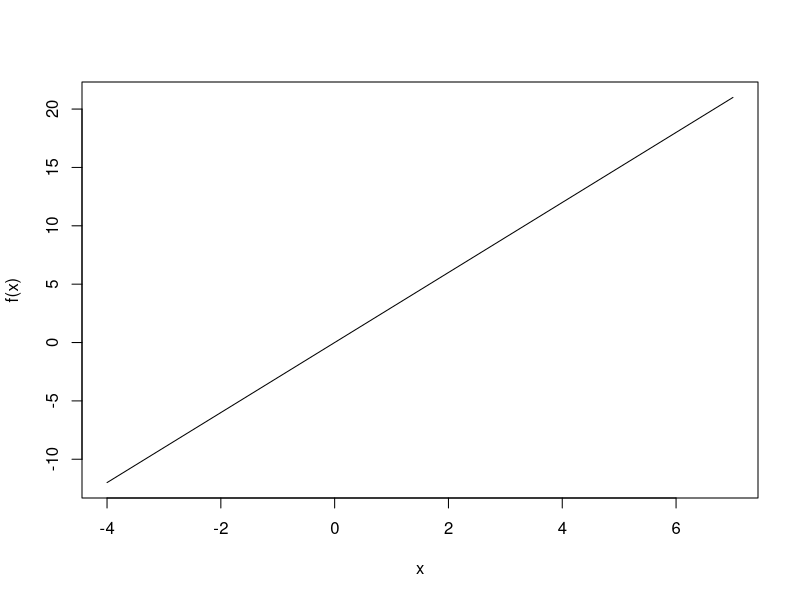
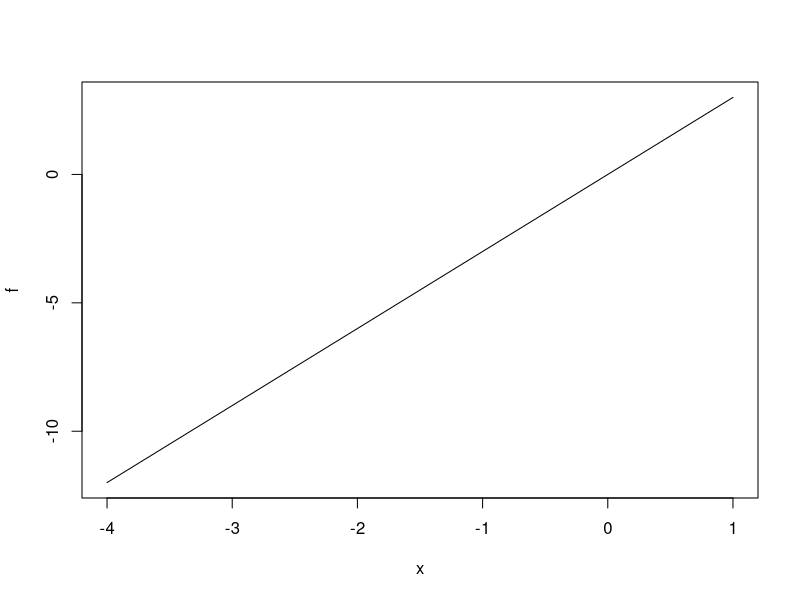

Reproduce these figures in R, in order. (Note: this script raises an error after producing the figures.)
f <- function(x){
  3*x
}

x <- seq(-4,7)
y <- f(x)
plot(x,f(x), type = "l")

plot(f, c(-4,7))


g <- function(x){
  -2+0*x
}
g(3)
g(5)
g(7)
g(c(3,5))
g("bob")
x <- seq(-5,5)
y <- g(x)
plot(x,g(x), type = "l")

h <- function(x,m,b){
  m*x+b
}
x <- seq(-5,5)
plot(x,h(x,m=3,b=0), type = "l")
plot(x,h(x,m=0,b=-2), type = "l")

plot(x,h(x,m=3,b=0), type = "l", col = 1)
lines(x,h(x,m=0,b=-2), type = "l", col = 2)
lines(x,h(x,m=0,b=-5), type = "l", col = 3)
lines(x,h(x,m=-4,b=+7), type = "l", col = 4)
lines(x,h(x,m=0,b=-2), type = "l", col = 5)

